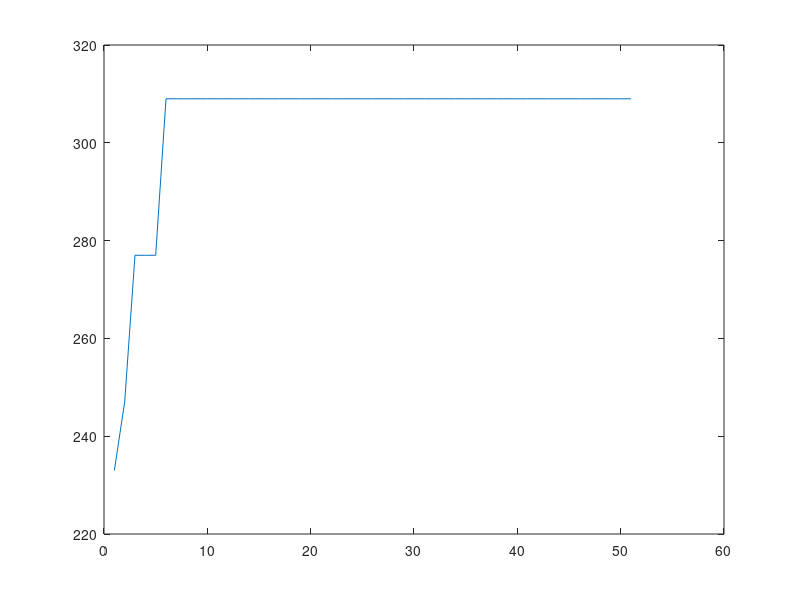

MATLAB code for this plot:
%%%%%%%%%%%%%%%%%%%%%%%%%%%%%%%%%%%%%%%%%%%%%%%%%%%%%%%%%%%%%%%%%%%%%%%%%%%
% Nome do Arquivo: crEHO.m
% Descrição: Breve Algoritmo de otimização de rebanho de elefantes relaxado.
%
% Autor: Rafael Henrique da Rosa
% Data: 07/11/2024
% Disciplina: Otimização Combinatória
% Professor: Edgar Manuel Carreño Franco


% OBS: descomentar o problema que se deseja resolver
%%%%%%%%%%%%%%%%%%%%%%%%%%%%%%%%%%%%%%%%%%%%%%%%%%%%%%%%%%%%%%%%%%%%%%%%%%%


clear all;
clc;
close all;
tic;

%% Data

%P1
max_peso=165;
peso=[23 31 29 44 53 38 63 85 89 82];
custo=[92 57 49 68 60 43 67 84 87 72];
otimo = 309;

%P2
% max_peso=750;
% peso=[ 70 73 77 80 82 87 90 94 98 106 110 113 115 118 120];
% custo=[135 139 149 150 156 163 173 184 192 201 210 214 221 229 240];
% otimo = 1458;

%P3
%max_peso =6404180;
%peso=[ 382745 799601 909247 729069 467902 44328 34610 698150 823460 903959 853665 551830 610856 670702 488960 951111 323046 446298 931161 31385 496951 264724 224916 169684];
%custo=[825594 1677009 1676628 1523970 943972 97426 69666 1296457 1679693 1902996 1844992 1049289 1252836 1319836 953277 2067538  675367 853655 1826027 65731 901489 577243 466257 369261];
%otimo=[1 1 0 1 1 1 0 0 0 1 1 0 1 0 0 1 0 0 0 0 0 1 1 1]; 13.549.094
%otimo = 13549094;


%% Parâmetros
n_cla = 1; % Número de clãs (grupos de soluções)
n_individuos = 16; % Número de indivíduos em cada clã
max_geracoes = 50; % Número máximo de gerações
alpha = 0.5; % Parâmetro de ajuste para a atualização das posições
beta = 0.5;  % Parâmetro de ajuste para a atualização das posições

%% Inicialização
dim = size(peso, 2); % Dimensão do problema (número de itens)

% Geração inicial aleatória de soluções (números entre 0 e 1)
X = rand(n_cla * n_individuos, dim); 
% Arredondamento para 0 ou 1 (soluções binárias)
Y = round(X); 

%% Inicialização das soluções
for i = 1:n_cla % Itera sobre cada clã
    for j = 1:n_individuos % Itera sobre cada elefante (solução) do clã
        % Calcula o peso total da solução
        peso_solucao(i,j) = sum(Y((i-1)*n_individuos+j, :) .* peso); 
        % Calcula o custo total da solução
        valor_solucao(i,j) = sum(Y((i-1)*n_individuos+j, :) .* custo); 
        
        % Se o peso excede o limite, ajusta a solução
        while peso_solucao(i,j) > max_peso
            itens_selecionados = find(Y((i-1)*n_individuos+j, :) == 1); % Itens na solução
            item_aleatorio = ceil(rand * length(itens_selecionados)); % Seleciona item aleatório
            % Remove o item escolhido
            X((i-1)*n_individuos+j, itens_selecionados(item_aleatorio)) = X((i-1)*n_individuos+j, itens_selecionados(item_aleatorio)) / 2;
            Y((i-1)*n_individuos+j, :) = round(X((i-1)*n_individuos+j, :)); % Arredonda
            % Recalcula o peso e o valor da solução ajustada
            peso_solucao(i,j) = sum(Y((i-1)*n_individuos+j, :) .* peso);
            valor_solucao(i,j) = sum(Y((i-1)*n_individuos+j, :) .* custo);
        end
        
        % Fitness é igual ao valor total da solução
        aptidao(i,j) = valor_solucao(i,j); 
    end
    % A melhor solução do clã (matriarca) é a de maior fitness
    melhor = find(aptidao(i, :) == max(aptidao(i, :))); 
    matriarca(i, :) = X((i-1)*n_individuos + melhor(1), :); % Atualiza matriarca
    fitness_matriarca(i) = max(aptidao(i, :)); % Fitness da matriarca
end

%% Otimização
melhor_geral(1) = max(fitness_matriarca); % Armazena a melhor solução
t = 0; % Contador de gerações

while t < max_geracoes
    % Atualiza as posições dos elefantes em cada clã
    for i = 1:n_cla
        % Calcula o centro do clã (média das posições)
        centro_cla = sum(X((i-1)*n_individuos+(1:n_individuos), :)) / n_individuos;
        
        % Atualiza as posições dos elefantes em direção à matriarca
        X((i-1)*n_individuos+(1:n_individuos), :) = X((i-1)*n_individuos+(1:n_individuos), :) + alpha * (repmat(matriarca(i, :), n_individuos, 1) - X((i-1)*n_individuos+(1:n_individuos), :)) .* rand(n_individuos, dim);
        
        % Ajusta a posição dos elefantes
        for j = 1:n_individuos
            if Y((i-1)*n_individuos+j, :) == round(matriarca(i, :))
                % Atualiza baseado no centro do clã
                X((i-1)*n_individuos+j, :) = X((i-1)*n_individuos+j, :) + beta * centro_cla .* rand(1, dim);
            end
            % Normaliza a posição dos elefantes
            if min(X((i-1)*n_individuos+j, :)) < 0
                X((i-1)*n_individuos+j, :) = (X((i-1)*n_individuos+j, :) - min(X((i-1)*n_individuos+j, :))) / (max(X((i-1)*n_individuos+j, :)) - min(X((i-1)*n_individuos+j, :)));
            else
                X((i-1)*n_individuos+j, :) = X((i-1)*n_individuos+j, :) / max(X((i-1)*n_individuos+j, :));
            end
            Y((i-1)*n_individuos+j, :) = round(X((i-1)*n_individuos+j, :)); % Arredonda as soluções
            
            % Recalcula o peso e o valor das soluções
            peso_solucao(i, j) = sum(Y((i-1)*n_individuos+j, :) .* peso);
            valor_solucao(i, j) = sum(Y((i-1)*n_individuos+j, :) .* custo);
            
            % Se o peso excede o limite, ajusta a solução
            while peso_solucao(i, j) > max_peso
                itens_selecionados = find(Y((i-1)*n_individuos+j, :) == 1);
                item_aleatorio = ceil(rand * length(itens_selecionados));
                X((i-1)*n_individuos+j, itens_selecionados(item_aleatorio)) = X((i-1)*n_individuos+j, itens_selecionados(item_aleatorio)) / 2;
                Y((i-1)*n_individuos+j, :) = round(X((i-1)*n_individuos+j, :));
                peso_solucao(i, j) = sum(Y((i-1)*n_individuos+j, :) .* peso);
                valor_solucao(i, j) = sum(Y((i-1)*n_individuos+j, :) .* custo);
            end
            aptidao(i, j) = valor_solucao(i, j); % Atualiza a aptidão da solução
        end
        
        % Substitui as piores soluções do clã
        pior = find(aptidao(i, :) == min(aptidao(i, :)));
        if length(pior) == n_individuos
            pior = ceil(0.75 * n_individuos):n_individuos;
        end
        X((i-1)*n_individuos+pior, :) = repmat(min(X((i-1)*n_individuos+(1:n_individuos), :)),length(pior), 1) + repmat((max(X((i-1)*n_individuos+(1:n_individuos), :)) - min(X((i-1)*n_individuos+(1:n_individuos), :))) + 1,length(pior), 1) .* rand(length(pior), dim);
        
        % Ajusta as novas soluções geradas
        for k = 1:length(pior)
            if min(X((i-1)*n_individuos+pior(k), :)) < 0
                X((i-1)*n_individuos+pior(k), :) = (X((i-1)*n_individuos+pior(k), :) - min(X((i-1)*n_individuos+pior(k), :))) / (max(X((i-1)*n_individuos+pior(k), :)) - min(X((i-1)*n_individuos+pior(k), :)));
            else
                X((i-1)*n_individuos+pior(k), :) = X((i-1)*n_individuos+pior(k), :) / max(X((i-1)*n_individuos+pior(k), :));
            end
            Y((i-1)*n_individuos+pior(k), :) = round(X((i-1)*n_individuos+pior(k), :)); % Arredonda as novas soluções

            % Recalcula o peso e o valor das soluções
            peso_solucao(i, pior(k)) = sum(Y((i-1)*n_individuos+pior(k), :) .* peso);
            valor_solucao(i, pior(k)) = sum(Y((i-1)*n_individuos+pior(k), :) .* custo);
            
            % Se o peso excede o limite, ajusta a solução
            while peso_solucao(i, pior(k)) > max_peso
                itens_selecionados = find(Y((i-1)*n_individuos+pior(k), :) == 1);
                item_aleatorio = ceil(rand * length(itens_selecionados));
                X((i-1)*n_individuos+pior(k), itens_selecionados(item_aleatorio)) = X((i-1)*n_individuos+pior(k), itens_selecionados(item_aleatorio)) / 2;
                Y((i-1)*n_individuos+pior(k), :) = round(X((i-1)*n_individuos+pior(k), :));
                peso_solucao(i, pior(k)) = sum(Y((i-1)*n_individuos+pior(k), :) .* peso);
                valor_solucao(i, pior(k)) = sum(Y((i-1)*n_individuos+pior(k), :) .* custo);
            end
            
            % Atualiza a aptidão da solução ajustada
            aptidao(i, pior(k)) = valor_solucao(i, pior(k));
        end

        % Atualiza a matriarca se houver uma nova melhor solução no clã
        if max(aptidao(i, :)) > fitness_matriarca(i)
            melhor = find(aptidao(i, :) == max(aptidao(i, :)));
            matriarca(i, :) = X((i-1)*n_individuos + melhor(1), :);
            fitness_matriarca(i) = max(aptidao(i, :));
        end
    end

    % Armazena a melhor solução da geração
    melhor_geral(t+2) = max(fitness_matriarca);

    % Próxima geração
    t = t + 1;
end

% Exibe a melhor solução final
melhor = find(fitness_matriarca == max(fitness_matriarca));
solucao_final = round(matriarca(melhor(1), :)) % A solução final encontrada
custo_final = sum(solucao_final .* custo)
plot(melhor_geral)
toc; % Tempo de execução